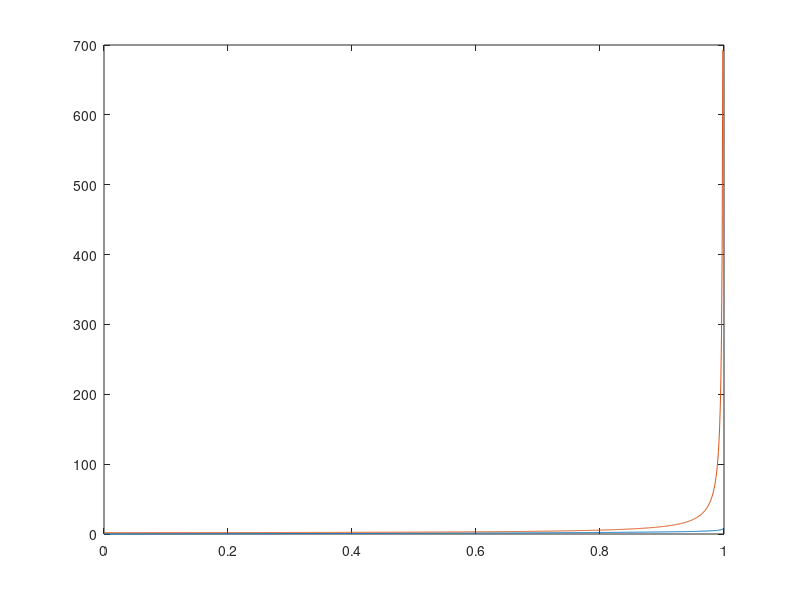

Here is the MATLAB script that generated this plot:
close all;
clear;
clc;

x = linspace(0, 1, 1000);
y = log((1+x)./(1-x));

figure; box on; hold on;
plot(x, y)
plot(x(1:end-1), diff(y)/(x(2)-x(1)))
